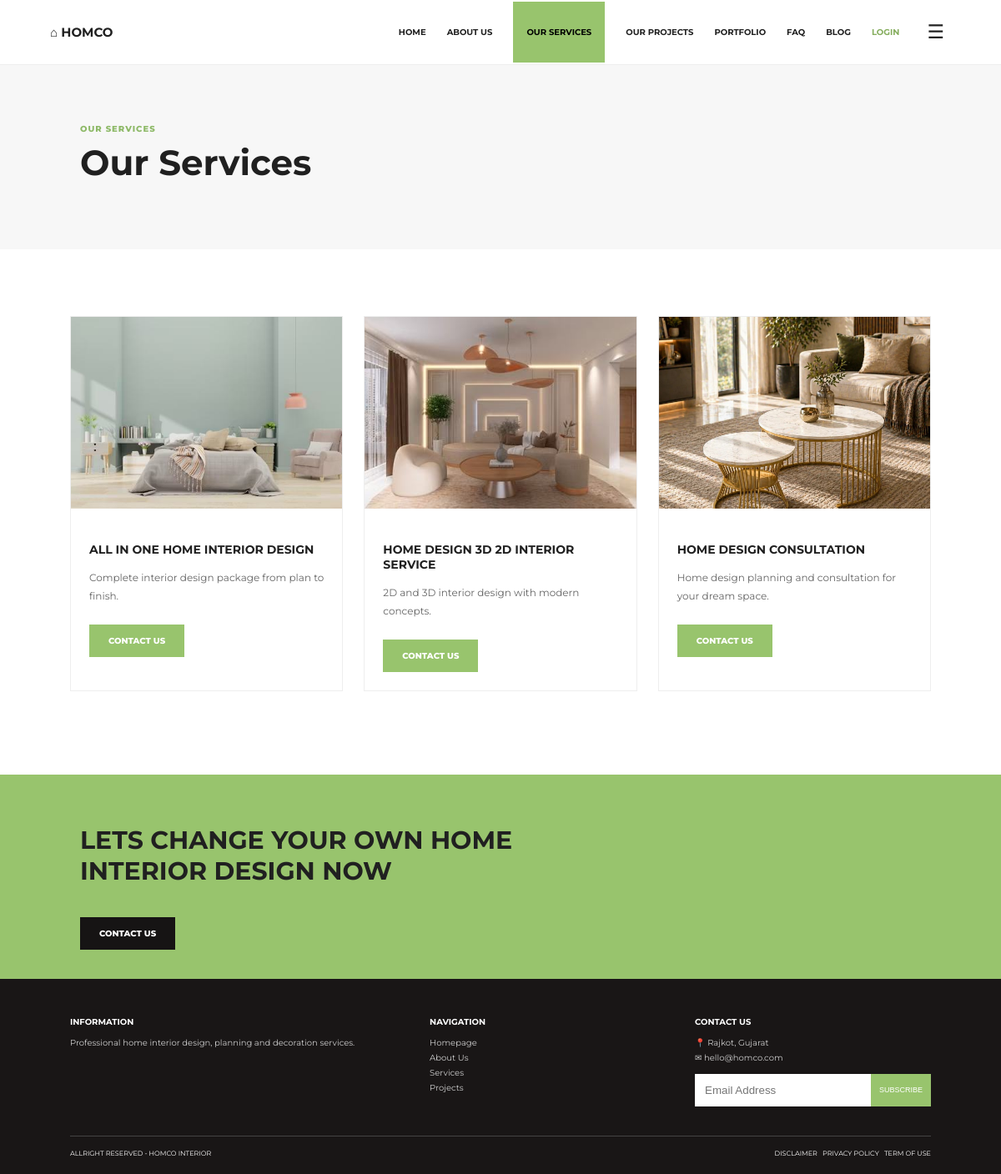
Page /guest/services.php on the committed database.
### tables this page shows
CREATE TABLE services (
    id INT AUTO_INCREMENT PRIMARY KEY,
    title VARCHAR(150),
    description TEXT,
    image VARCHAR(255),
    created_at TIMESTAMP DEFAULT CURRENT_TIMESTAMP
);

### config/db.php (called while the page is built, shortened)
<?php
function e($v){return htmlspecialchars((string)$v,ENT_QUOTES,'UTF-8');}
?>

### guest/services.php (the view, shortened to what this page needs)
<?php
require '../config/db.php';
require '../config/header.php';
$rows = $pdo->query(
    'SELECT * FROM services ORDER BY id DESC'
)->fetchAll();
?>
<div class="page-head">
    <div class="eyebrow">OUR SERVICES</div>
    <h1>Our Services</h1>
</div>
<section class="section">
    <div class="service-grid">
        <?php foreach ($rows as $r): ?>
            <div class="image-card">
                <img src="../assets/images/<?= e($r['image']) ?>">
                <div class="inside">
                    <h3>
                        <?= e($r['title']) ?>
                    </h3>
                    <p>
                        <?= e($r['description']) ?>
                    </p>
                    <a class="btn" href="contact.php">
                        CONTACT US
                    </a>
                </div>
            </div>
        <?php endforeach; ?>
    </div>
</section>
<?php
require '../config/footer.php';
?>

### assets/css/style.css (style rules this page uses)
* { box-sizing: border-box; }
body { margin: 0; font-family: 'Montserrat', Arial, sans-serif; color: #202020; background: #fff; }
a { text-decoration: none; color: inherit; }
img { max-width: 100%; }
.eyebrow { font-size: 10px; color: #8db967; font-weight: 800; letter-spacing: 1px; }
.hero p, .section p { font-size: 12px; line-height: 1.8; color: #666; }
.btn { display: inline-block; background: #98c46d; color: #fff; border: 0; padding: 13px 23px; font-size: 10px; font-weight: 800; margin-top: 12px; cursor: pointer; transition: background 0.3s ease, transform 0.3s ease; }
.section { padding: 80px 7%; }
.page-head { padding: 70px 8%; background: #f7f7f7; }
.page-head h1 { font-size: 42px; margin: 8px 0; }
.service-grid, .project-grid, .blog-grid { display: grid; grid-template-columns: repeat(3, 1fr); gap: 25px; }
.image-card { border: 1px solid #eee; overflow: hidden; transition: transform 0.3s ease, box-shadow 0.3s ease; }
.image-card img { width: 100%; height: 230px; object-fit: cover; transition: transform 0.4s ease; }
.image-card .inside { padding: 22px; }
.image-card h3 { font-size: 14px; }

### rows in the picture
services: image (picture), title "ALL IN ONE HOME INTERIOR DESIGN", description "Complete interior design package from plan to finish."
services: image (picture), title "HOME DESIGN 3D 2D INTERIOR SERVICE", description "2D and 3D interior design with modern concepts."
services: image (picture), title "HOME DESIGN CONSULTATION", description "Home design planning and consultation for your dream space."
